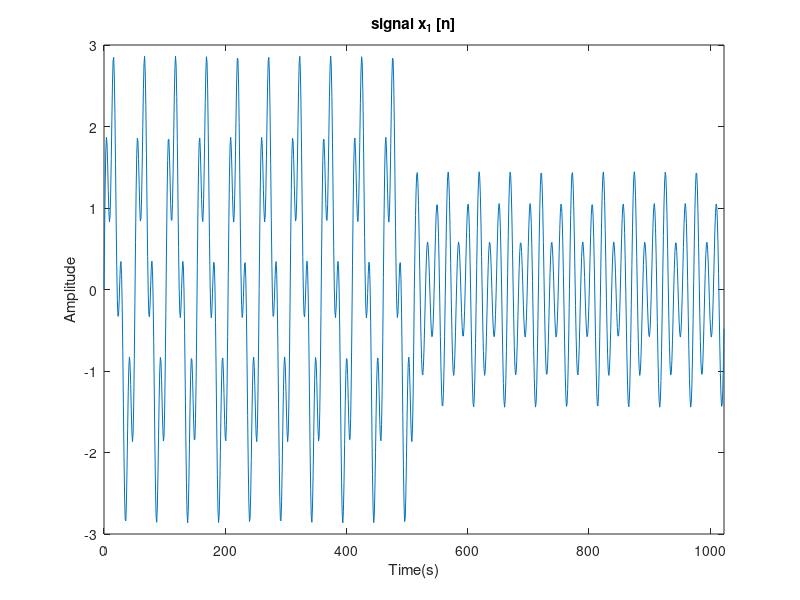
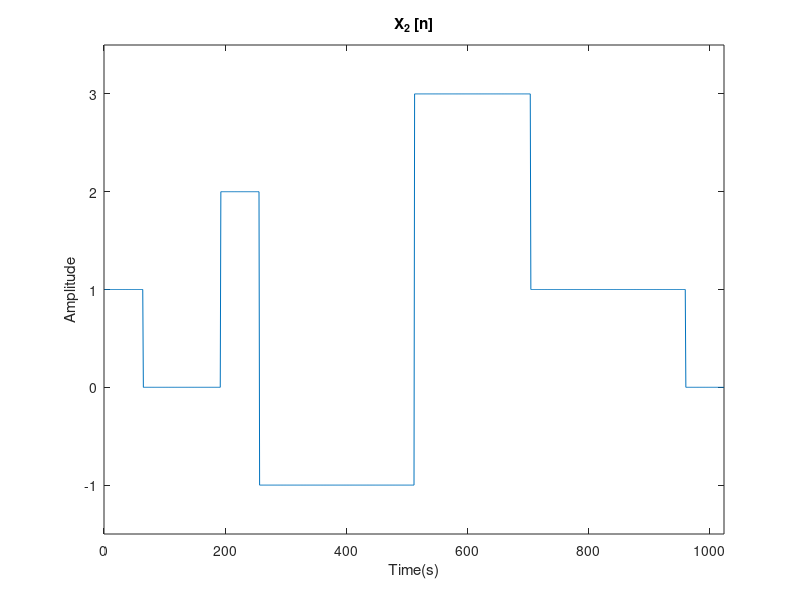
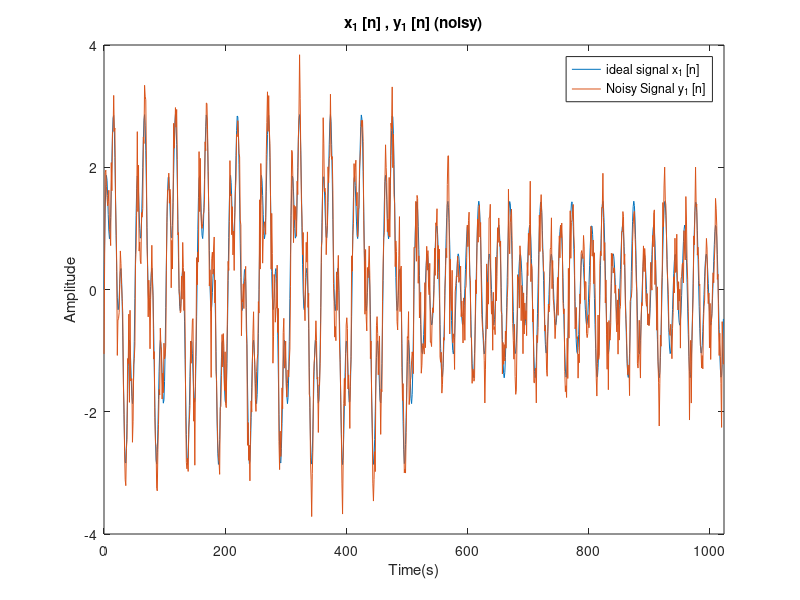
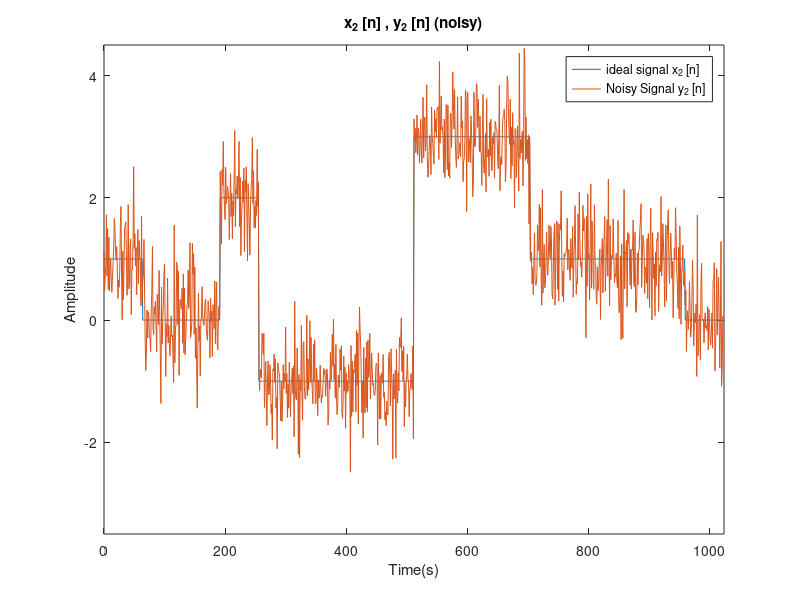

Here is the MATLAB script that generated these plots, in order: (Note: this script raises an error after producing the figures.)
clearvars; close all; clc;

fs = 512;
rng(1);
%% Create X1 signal

n1 = 0:1:512-1; %first 512 points
n2 = 512:1:1023; %last 512 points

x1 = [(2*sin(20*pi*n1/fs) + sin(80*pi*n1/fs))  (0.5*sin(40*pi*n2/fs) + sin(60*pi*n2/fs))];

figure;
plot([n1 n2], x1);
xlim([0 1023]);
title('signal x_1 [n]'), xlabel('Time(s)'), ylabel('Amplitude');

%%  Constructing X2 signal

x2 = zeros(1, 1024); %array with 1024 samples
for i = 0:1023
    if (i >= 0 &&  i<64)
        x2(i+1) = 1;
    elseif (i >= 192 &&  i<256)
        x2(i+1) = 2;
    elseif (i >= 256 &&  i<512)
        x2(i+1) = -1;
    elseif (i >= 512 &&  i<704)
        x2(i+1) = 3;
    elseif (i >= 704 &&  i<960)
        x2(i+1) = 1;
    else
        x2(i+1)=0;
    end
end

figure;
plot(x2);
axis([0 1024 -1.5 3.5]);
title('X_2 [n]'), xlabel('Time(s)'), ylabel('Amplitude');

%% Corrupt these signals with AWGN of 10 dB SNR

y1 = awgn(x1, 10,'measured');
y2 = awgn(x2, 10,'measured');

figure;
plot([n1 n2], x1, [n1 n2], y1);
legend('ideal signal x_1 [n]', 'Noisy Signal y_1 [n]'),
title('x_1 [n] , y_1 [n] (noisy)'), xlabel('Time(s)'), ylabel('Amplitude');
xlim([0 1024]);

figure;
plot([n1 n2], x2, [n1 n2], y2);
legend('ideal signal x_2 [n]', 'Noisy Signal y_2 [n]'),
title('x_2 [n] , y_2 [n] (noisy)'), xlabel('Time(s)'), ylabel('Amplitude');
axis([0 1024 -3.5 4.5]);



%% Observe the morphology of the wavelet and scaling functions of Haar and Daubechies tap 9 using wavefun() command and the waveletAnalyzer GUI.

% Harr Wavelet 
% basic usage  :
%      [phi, psi ,xval] = wavefun(name, iter);
%in this case lets iter  = 10
[phi_haar, psi_haar, xval_haar] = wavefun('haar', 10); 
figure;
subplot(1,2,1);
plot(xval_haar, psi_haar, 'black');
title('Wavelet Function (Haar)');
subplot(1,2,2);
plot(xval_haar, phi_haar, 'red');
title('Scaling Function (Haar)');

% Daubechies tap 9 Wavelet 
[phi_deb9,psi_deb9, xval_deb9] = wavefun('db9', 10); 
figure;
subplot(1,2,1);
plot(xval_deb9, psi_deb9,'green');
title('Wavelet Function (Daubechies tap 9)');
subplot(1,2,2);
plot(xval_deb9, phi_deb9, 'blue');
title('Scaling Function (Daubechies tap 9)');


%% 10 level Wavelet Decomposition

%% For  Signal Y1 

% case 1 : Haar Wavelet
%we use wavedec for decomposisiton
% basic usage  :
%      [c, l] = wavedec(signal, stpes, wavelt name);
%in this case level = 10
[c_haar_y1, l_haar_y1] = wavedec(y1, 10, 'haar');
A_harr_y1 = appcoef(c_haar_y1, l_haar_y1, 'haar'); %for approximation corifccents
[Dh1_1,Dh1_2,Dh1_3,Dh1_4,Dh1_5,Dh1_6,Dh1_7,Dh1_8,Dh1_9,Dh1_10] = detcoef(c_haar_y1, l_haar_y1, [1 2 3 4 5 6 7 8 9 10]);

%plot detail coeffcents
figure;
for i= 1:10
    D_harr_y1 = detcoef(c_haar_y1, l_haar_y1, i);
    subplot(11,1,i);
    stem(D_harr_y1,'Marker','.');
    title(['Level ' num2str(i) ' Decomposition of y_1 [n] using Haar wavelet']);
end

%plot approx. coeffcents
subplot(11,1,11);
stem(A_harr_y1);
title(['Level' num2str(10) ' Approximation Coefficients of y_1 [n]']);


% case 2 : Daubechies tap 9 Wavelet
% in this case level = 10
[c_db9_y1, l_db9_y1] = wavedec(y1, 10, 'db9');
A_db9_y1 = appcoef(c_db9_y1, l_db9_y1, 'db9');
[Ddb1_1,Ddb1_2,Ddb1_3,Ddb1_4,Ddb1_5,Ddb1_6,Ddb1_7,Ddb1_8,Ddb1_9,Ddb1_10] = detcoef(c_db9_y1, l_db9_y1, [1 2 3 4 5 6 7 8 9 10]);

%plot detail coeffcents
figure;
for i= 1:10
    D_db9_y1 = detcoef(c_db9_y1, l_db9_y1, i);
    subplot(11,1,i);
    stem(D_db9_y1,'Marker','.');
    title(['Level ' num2str(i) ' Decomposition of y_1 [n] using db9 wavelet']);
end

%plot approx. coeffcents
subplot(11,1,11);
stem(A_db9_y1);
title(['Level' num2str(10) 'Approximation Coefficients of y_1 [n]']);


%% For  Signal Y2
% case 1 : Haar Wavelet 

% case 1 : Haar Wavelet
%we use wavedec for decomposisiton
% basic usage  :
%      [c, l] = wavefun(signal, stpes, wavelt name);
%in this case level = 10
[c_haar_y2, l_haar_y2] = wavedec(y2, 10, 'haar'); 
A_harr_y2 = appcoef(c_haar_y2, l_haar_y2, 'haar'); %for approximation corifccents
[Dh2_1,Dh2_2,Dh2_3,Dh2_4,Dh2_5,Dh2_6,Dh2_7,Dh2_8,Dh2_9,Dh2_10] = detcoef(c_haar_y2, l_haar_y2, [1 2 3 4 5 6 7 8 9 10]);

%plot detail coeffcents
figure;
for i= 1:10
    D_harr_y2 = detcoef(c_haar_y2, l_haar_y2, i);
    subplot(11,1,i);
    stem(D_harr_y2,'Marker','.');
    title(['Level ' num2str(i) ' Decomposition of y_2 [n] using Haar wavelet']);
end

%plot approx. coeffcents
subplot(11,1,11);
stem(A_harr_y2);
title(['Level' num2str(10) ' Approximation Coefficients of y_2 [n]']);


% case 2 : Daubechies tap 9 Wavelet
% in this case level = 10
[c_db9_y2, l_db9_y2] = wavedec(y2, 10, 'db9');
A_db9_y2 = appcoef(c_db9_y2, l_db9_y2, 'db9');
[Ddb2_1,Ddb2_2,Ddb2_3,Ddb2_4,Ddb2_5,Ddb2_6,Ddb2_7,Ddb2_8,Ddb2_9,Ddb2_10] = detcoef(c_db9_y2, l_db9_y2, [1 2 3 4 5 6 7 8 9 10]);

%plot detail coeffcents
figure;
for i= 1:10
    D_db9_y2 = detcoef(c_db9_y2, l_db9_y2, i);
    subplot(11,1,i);
    stem(D_db9_y2,'Marker','.');
    title(['Level ' num2str(i) ' Decomposition of y_2 [n] using db9 wavelet']);
end

%plot approx. coeffcents
subplot(11,1,11);
stem(A_db9_y2);
title(['Level' num2str(10) ' Approximation Coefficients of y_2 [n]']);


%% Discrete Wave Resconstruction
% case y1 
% using haar waveltes
x1_haar_rec = wavereconst('haar',A_harr_y1,Dh1_1,Dh1_2,Dh1_3,Dh1_4,Dh1_5,Dh1_6,Dh1_7,Dh1_8,Dh1_9,Dh1_10);

figure;
plot(0:1023, x1_haar_rec);
title('y_1 [n] reconstructed using Haar wavelet');
xlabel('Samples(n)');
ylabel('Amplitude');

% using db9
x1_db9_rec = wavereconst('db9',A_db9_y1,Ddb1_1,Ddb1_2,Ddb1_3,Ddb1_4,Ddb1_5,Ddb1_6,Ddb1_7,Ddb1_8,Ddb1_9,Ddb1_10);

figure;
plot(0:1023, x1_db9_rec);
title('y_1 [n] reconstructed using db9 wavelet');
xlabel('Samples(n)');
ylabel('Amplitude');
% case X2 - haar
x2_haar_rec = wavereconst('haar',A_harr_y2,Dh2_1,Dh2_2,Dh2_3,Dh2_4,Dh2_5,Dh2_6,Dh2_7,Dh2_8,Dh2_9,Dh2_10);

figure;
plot(0:1023, x2_haar_rec);
title('y_2 [n] reconstructed using Haar wavelet');
xlabel('Samples(n)');
ylabel('Amplitude');
% X2 - db9
x2_db9_rec = wavereconst('db9',A_db9_y2,Ddb2_1,Ddb2_2,Ddb2_3,Ddb2_4,Ddb2_5,Ddb2_6,Ddb2_7,Ddb2_8,Ddb2_9,Ddb2_10);

figure;
plot(0:1023, x2_db9_rec);
title('y_2[n] reconstructed using db9 wavelet');
xlabel('Samples(n)');
ylabel('Amplitude');

%% Energy calculation to compare recontructed and original signal

E_y1 = sum(abs(y1).^2);
E_y1_haar = sum(abs(x1_haar_rec).^2);
E_y1_db9 = sum(abs(x1_db9_rec).^2);
E_y2 = sum(abs(y2).^2);
E_y2_haar = sum(abs(x2_haar_rec).^2);
E_y2_db9 = sum(abs(x2_db9_rec).^2);

disp(['E(y_1) = ', num2str(E_y1)]);
disp(['E(Reconstructed y_1 | haar wavelet) = ', num2str(E_y1_haar)]);
disp(['E(Reconstructed y_1 | db9 wavelet) = ', num2str(E_y1_db9)]);
disp (' ')
disp(['E(y_2) = ', num2str(E_y2)]);
disp(['E(Reconstructed y_2 | haar wavelet) = ', num2str(E_y2_haar)]);
disp(['E(Reconstructed y_2 | db9 wavelet) = ', num2str(E_y2_db9)]);

%%  Signal Denoising with DWT
% case : y1 - haar
% Thrhsold = 1
[x1_rec_harr ,c_sorted_decend_harr_1] = wavedenoise(  'haar' ,y1, 10, 1);  
plot_denoise_wave('harr' ,'x_1','y_1' , c_sorted_decend_harr_1, x1_rec_harr, x1);
rmse_x1_harr = sqrt(sum(abs((x1 - x1_rec_harr)).^2)/length((x1 - x1_rec_harr))); % Calculating the RMSE between the original and the reconstructed signal
disp(['RMSE x1 reconstructed | haar wavelet = ' num2str(rmse_x1_harr)]);


% case : y1 - db9
% Thrhsold = 1
[x1_rec_db9 ,c_sorted_decend_db9_1] = wavedenoise( 'db9' ,y1,  10, 1);  
plot_denoise_wave('db9' ,'x_1','y_1' , c_sorted_decend_db9_1, x1_rec_db9, x1);
rmse_x1_db9 = sqrt(sum(abs((x1 - x1_rec_db9)).^2)/length((x1 - x1_rec_db9))); % Calculating the RMSE between the original and the reconstructed signal
disp(['RMSE x1 reconstructed | db9 wavelet = ' num2str(rmse_x1_db9)]);

% case : y2 - haar
% Thrhsold = 2
[x2_rec_harr ,c_sorted_decend_harr_2] = wavedenoise( 'haar' , y2, 10, 2);  
plot_denoise_wave('harr' ,'x_2','y_1' , c_sorted_decend_harr_2, x2_rec_harr, x2);
rmse_x2_harr = sqrt(sum(abs((x2 - x2_rec_harr)).^2)/length((x2 - x2_rec_harr))); % Calculating the RMSE between the original and the reconstructed signal
disp(['RMSE x2 reconstructed | haar wavelet = ' num2str(rmse_x2_harr)]);


% case : y2 - db9
% Thrhsold = 2
[x2_rec_db9 ,c_sorted_decend_db9_2] = wavedenoise( 'db9' ,y2,10, 2);  
plot_denoise_wave('db9' ,'x_2','y_1', c_sorted_decend_db9_2, x2_rec_db9, x2);
rmse_x2_db9 = sqrt(sum(abs((x2 - x2_rec_db9)).^2)/length((x2 - x2_rec_db9))); % Calculating the RMSE between the original and the reconstructed signal
disp(['RMSE x2 reconstructed | db9 wavelet = ' num2str(rmse_x2_db9)]);

%% Signal Compression

%load data
load('ECGsig.mat');                    
fs = 257;                               % sampling freqency 
         
%caculate the maximum number of levels can be applied . in this case we use this level for proper decompossing
num_levels = ceil(log2(length(aVR)));
percentage = 0.99;

%plot loaded signal
figure;
plot(1:(length(aVR)), aVR);
title('aVR Lead of ECG signal (fs = 257 Hz)');
xlabel('Samples(n)'), ylabel('Voltage (mV)');
xlim([0 length(aVR)]);


% case 1: haar wavelet 

% Obtain wavelet coefficients of aVR
[c_haar, l_haar] = wavedec(aVR, num_levels, 'haar');
approx_haar = appcoef(c_haar, l_haar, 'haar');

%plot detailed and apporiximation oefficents
figure;
for i= 1:num_levels
    %extract detailed coefficents
    haar_D = detcoef(c_haar, l_haar, i);
    
    %plot detailed coefficents
    subplot(num_levels+1,1,i);
    stem(haar_D,'Marker','.');
    title(['Level ' num2str(i) ' Decomposition of aVR signal | Haar wavelet']);
end
subplot(num_levels+1,1,num_levels+1);
stem(approx_haar);
title(['Level' num2str(num_levels) ' Approximation Coefficients']);



%compress wavforms using haar wavelet
[x_compressed_haar ,c_sorted_decend_haar] = wavecompress('haar', aVR, num_levels, percentage);
plot_denoise_wave('haar' ,'aVR','aVR' , c_sorted_decend_haar, x_compressed_haar, aVR);
rmse_aVR_haar = sqrt(sum(abs((aVR - x_compressed_haar)).^2)/length(aVR)); % Calculating the RMSE between the original and the reconstructed signal
disp(['RMSE aVR reconstructed | haar wavelet = ' num2str(rmse_aVR_haar)]);

% case 2: db9 wavelet 

% Obtain wavelet coefficients of aVR
[c_db9, l_db9] = wavedec(aVR, num_levels, 'db9');
approx_db9 = appcoef(c_db9, l_db9, 'db9');

%plot detailed and apporiximation oefficents
figure;
for i= 1:num_levels
    %extract detailed coefficents
    db9_D = detcoef(c_db9, l_db9, i);
    
    %plot detailed coefficents
    subplot(num_levels+1,1,i);
    stem(db9_D,'Marker','.');
    title(['Level ' num2str(i) ' Decomposition of aVR signal | db9 wavelet']);
end
subplot(num_levels+1,1,num_levels+1);
stem(approx_db9);
title(['Level' num2str(num_levels) ' Approximation Coefficients'])

%compress wavforms using db9 wavelet
[x_compressed_db9 ,c_sorted_decend_db9] = wavecompress('db9', aVR, num_levels, percentage);
plot_denoise_wave('db9' ,'aVR' ,'aVR', c_sorted_decend_db9, x_compressed_db9, aVR);
rmse_aVR_db9 = sqrt(sum(abs((aVR - x_compressed_db9)).^2)/length(aVR)); % Calculating the RMSE between the original and the reconstructed signal
disp(['RMSE aVR reconstructed | db9 wavelet = ' num2str(rmse_aVR_db9)]);
